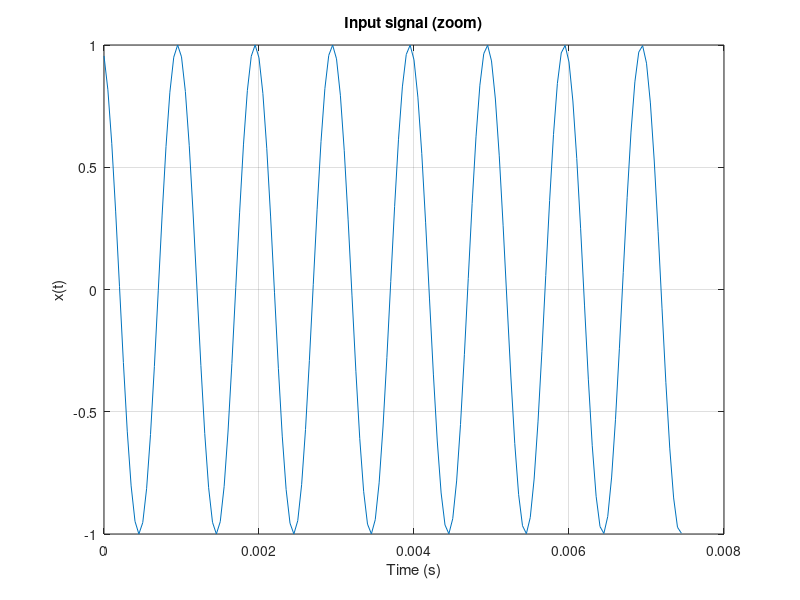
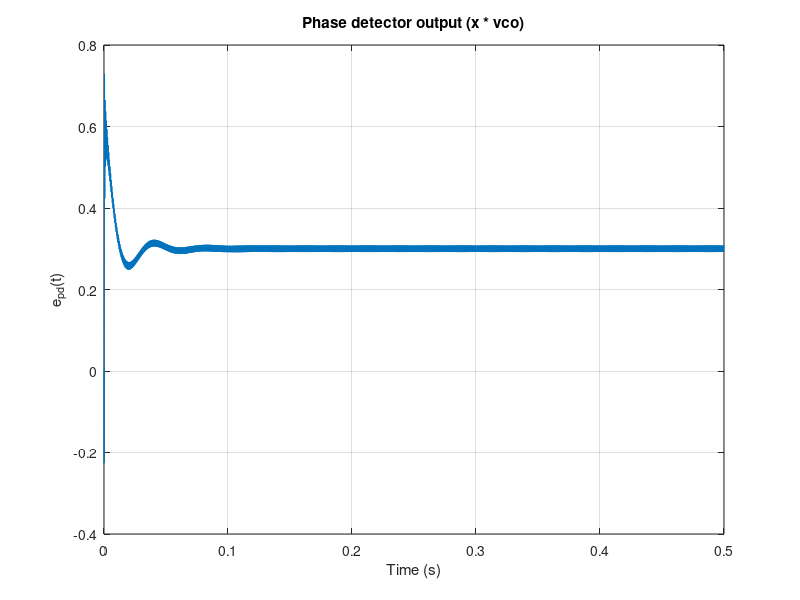
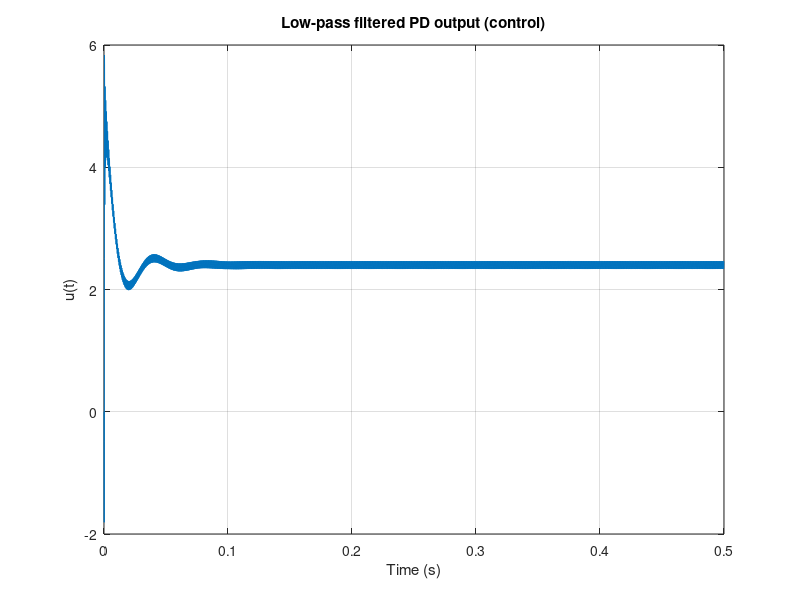
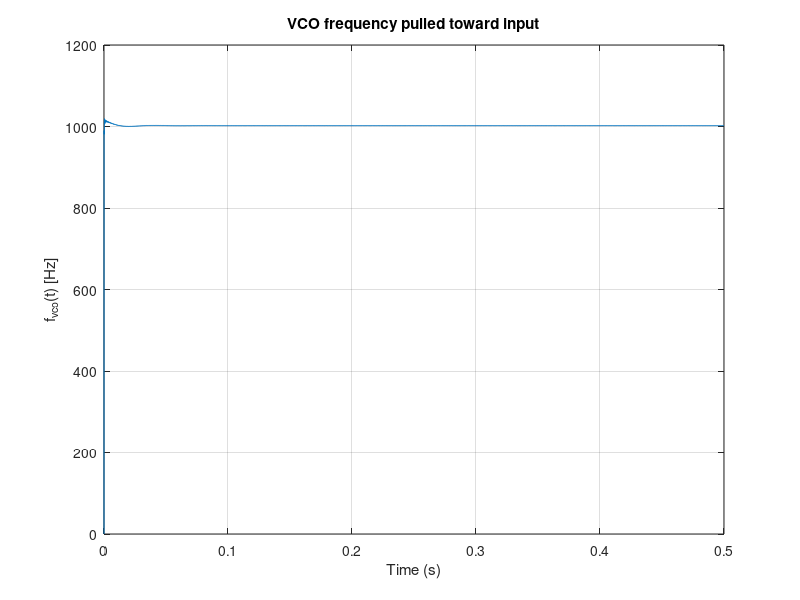

Recreate these plots in MATLAB, in order.
%%Digital PLL (multiplier phase detector + LPF + NCO/VCO)
clear; close all; clc;

%%1) Setup: sampling, input signal (slowly varying / almost constant)

fs = 20e3;                 % sample rate (Hz)
T  = 0.5;                  % duration (s)
t  = (0:1/fs:T-1/fs).';

f0 = 1000;                 % nominal input frequency (Hz)
df = 2;                    % small frequency offset (Hz) -> "not changing fast"
fin = f0 + df;             % you can later make this slowly time-varying

phi_in0 = 0.3;             % initial phase offset (rad)
x = cos(2*pi*fin*t + phi_in0);   % input/reference

figure('Name','Input signal');
plot(t(1:150), x(1:150));
xlabel('Time (s)'); ylabel('x(t)'); grid on; title('Input signal (zoom)');

%%2) VCO/NCO block: start near the right frequency but with some error
f_vco0 = 990;              % initial VCO frequency guess (Hz)
phi_vco = 0;               % VCO phase accumulator (rad)

% NCO gain: how strongly control signal shifts frequency
Kvco = 5;                % Hz per 1 "control unit" (tuning knob)
Kp = 8;

% Preallocate
N = numel(t);
y_vco  = zeros(N,1);       % VCO output
f_vco  = zeros(N,1);       % instantaneous VCO frequency (Hz)

%%3) Phase detector: multiplier (mixer)
% PD output: e = x * y_vco
e_pd = zeros(N,1);

%%4) Loop filter: 1st-order low-pass (IIR)
% u[n] = (1-a)*e_pd[n] + a*u[n-1]
% smaller a -> wider bandwidth (faster lock), larger a -> smoother (slower)
a = 0.995;                 % tuning knob
u = zeros(N,1);            % filter output (control signal)
I_lpf = zeros(N,1);
Q_lpf = zeros(N,1);
phase_err = zeros(N,1);

%%5) Run PLL
for n = 2:N
    % VCO output at current phase
    y_vco(n) = cos(phi_vco);
    
    y_cos = cos(phi_vco);
    y_sin = -sin(phi_vco);

    I = x(n) * y_cos;
    Q = x(n) * y_sin;

    I_lpf(n) = (1-a)*I + a*I_lpf(n-1);
    Q_lpf(n) = (1-a)*Q + a*Q_lpf(n-1);

    % Phase detector (multiplier)
    phase_err(n) = atan2(Q_lpf(n), I_lpf(n));

    % Loop low-pass filter
    u(n) = Kp * phase_err(n);

    % Update VCO frequency from control
    f_vco(n) = f_vco0 + Kvco * u(n);

    % Integrate phase (NCO)
    phi_vco = phi_vco + 2*pi*(f_vco(n)/fs);

    % Keep phase bounded for numerical neatness
    if phi_vco > 1e6
        phi_vco = mod(phi_vco, 2*pi);
    end
end

%%6) Visualize each block's signal (what each part is doing)
% PD output contains a high-frequency term and a low-frequency term.
figure('Name','Phase detector output');
plot(t, phase_err); grid on;
xlabel('Time (s)'); ylabel('e_{pd}(t)'); title('Phase detector output (x * vco)');

figure('Name','Loop filter output (control)');
plot(t, u); grid on;
xlabel('Time (s)'); ylabel('u(t)'); title('Low-pass filtered PD output (control)');

figure('Name','VCO frequency');
plot(t, f_vco); grid on;
xlabel('Time (s)'); ylabel('f_{vco}(t) [Hz]'); title('VCO frequency pulled toward input');

%%7) "Are we locked?" check: phase error estimate (simple, visual)
% For a multiplier PLL with cosine signals, after LPF:
% u ~ 0.5*cos(phase_error) (plus scaling). Not linear, but good for intuition.
figure('Name','Compare input vs VCO (zoom)');
idx = 1:500;
plot(t(idx), x(idx)); hold on; plot(t(idx), y_vco(idx));
grid on; xlabel('Time (s)'); ylabel('Amplitude');
legend('Input x','VCO y'); title('Input vs NCO (zoom)');